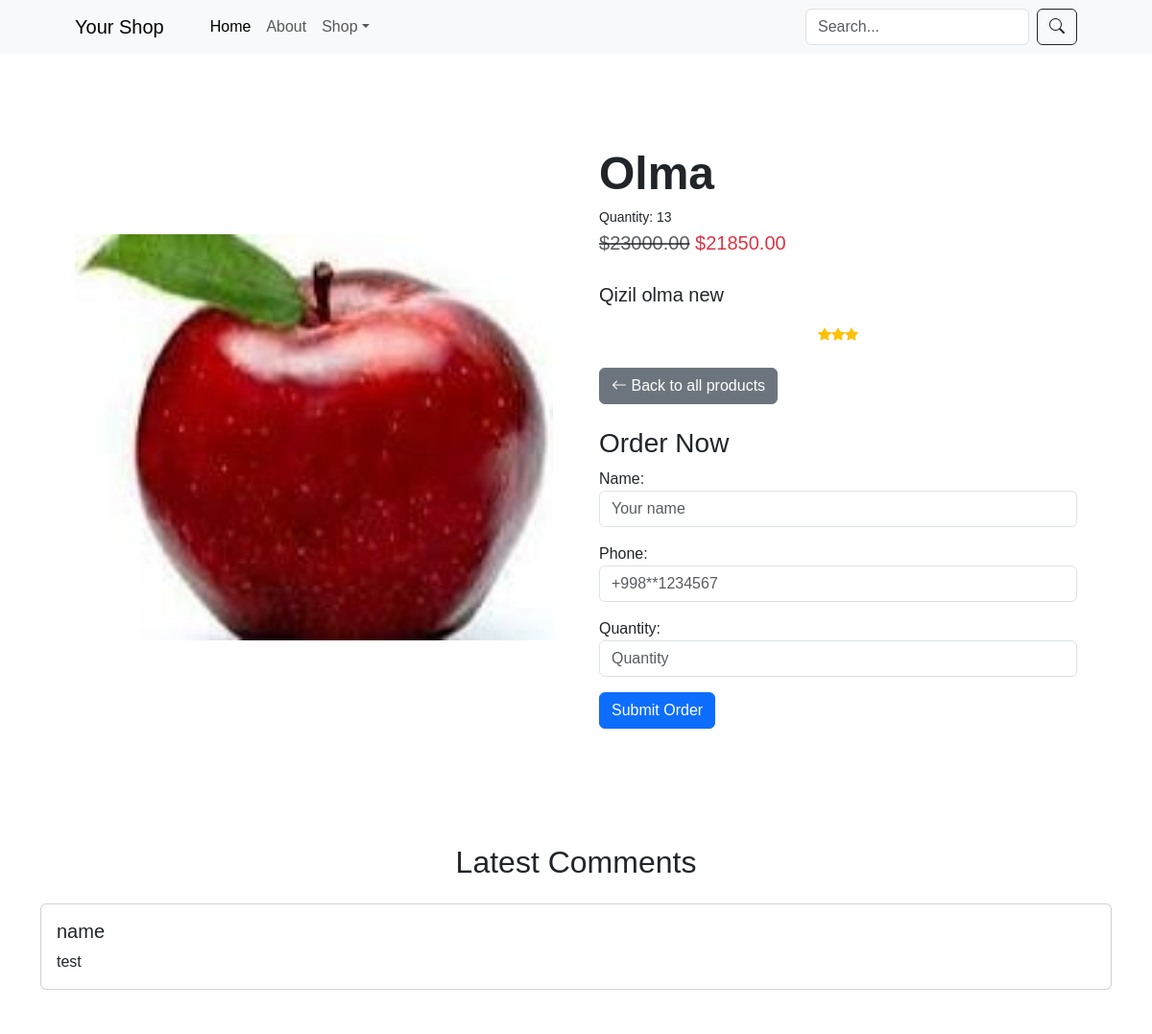
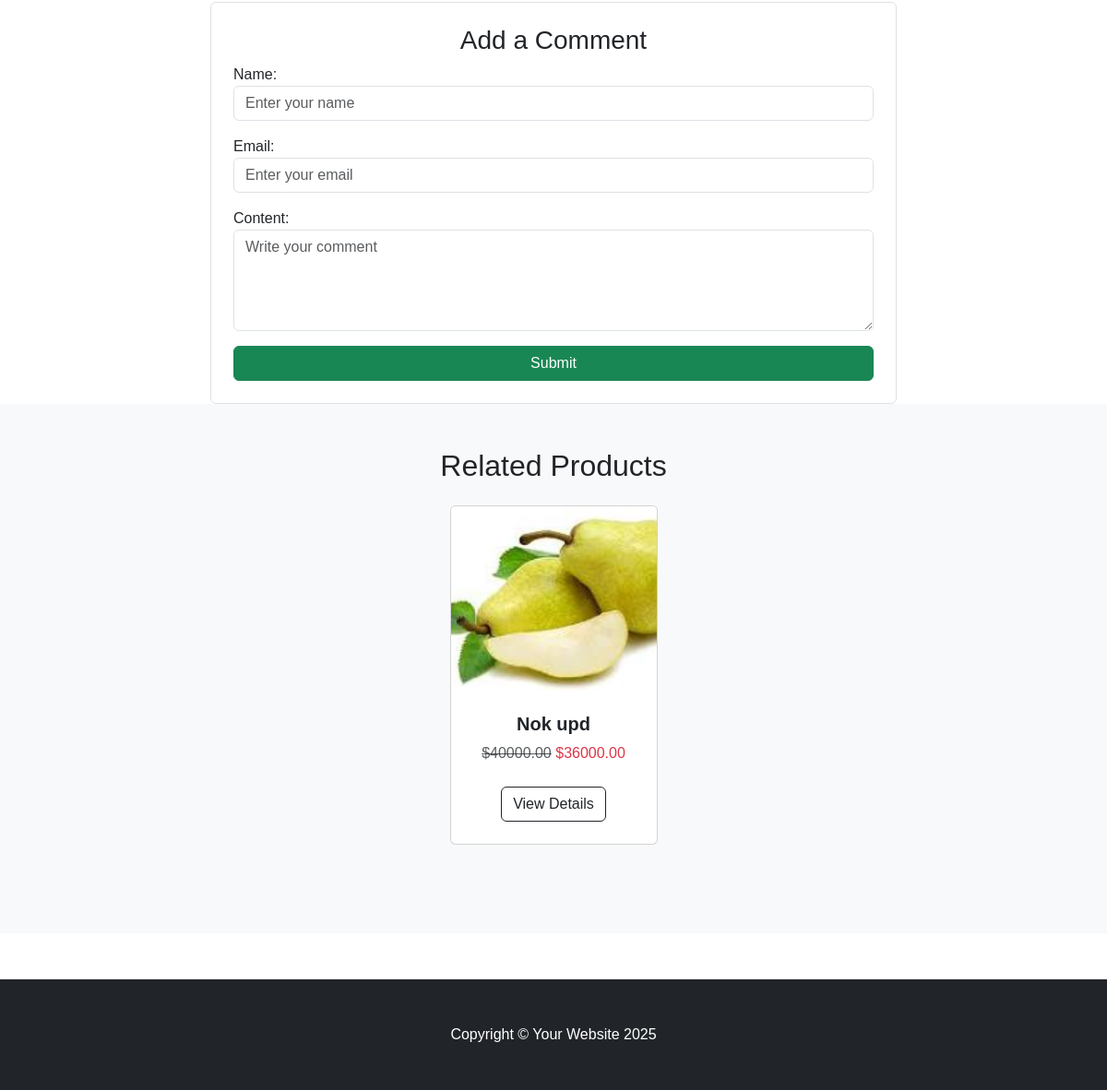
Page /shop/product_detail/7/ on the earlier database version (2 pictures, top to bottom).
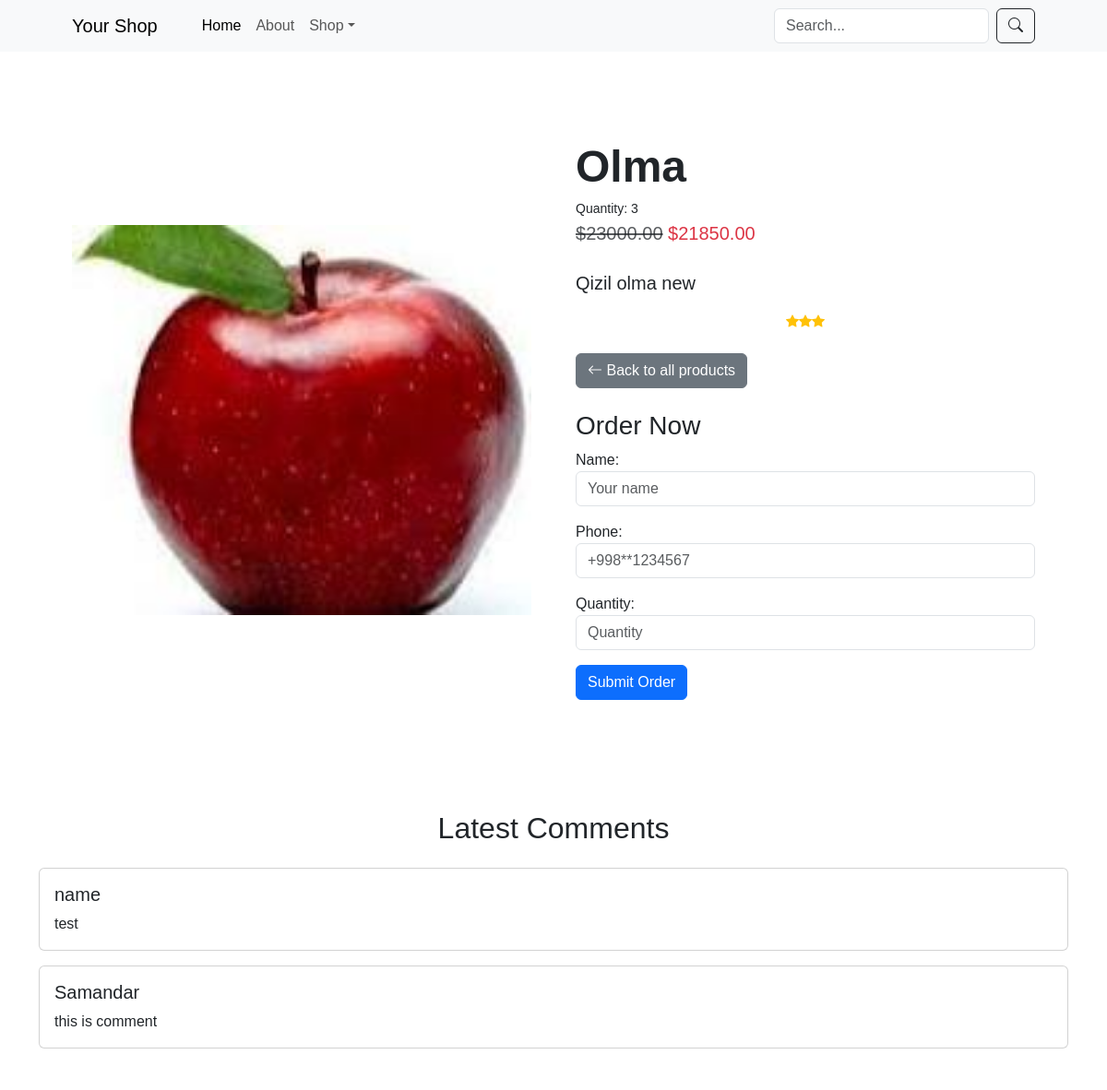
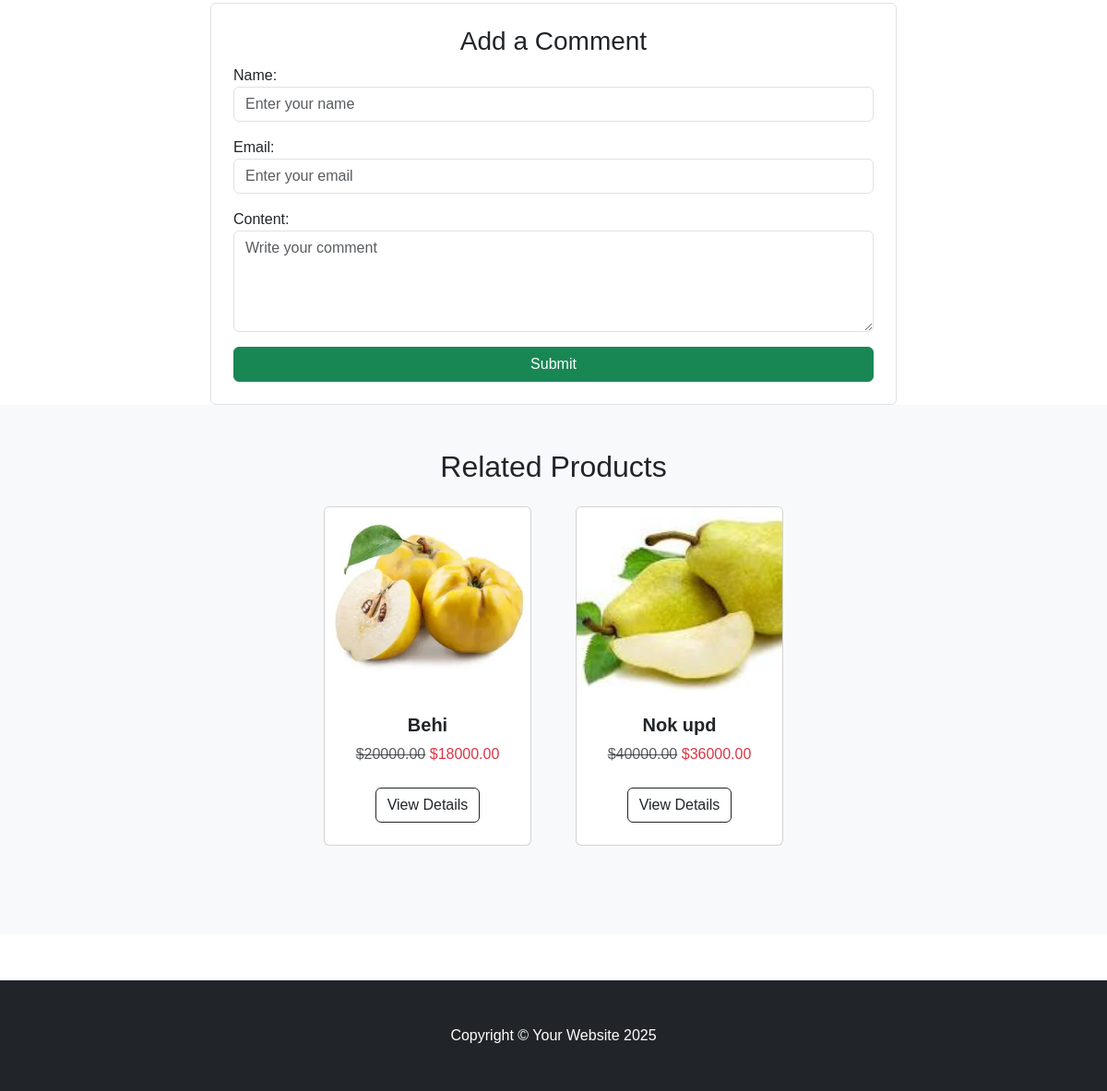
Same page on the later database version (2 pictures, top to bottom).
### shop/models.py (models this page shows, shortened)
class BaseModel(models.Model):
    created_at = models.DateTimeField(auto_now_add=True)
    updated_at = models.DateTimeField(auto_now=True)
    class Meta:
        abstract = True

class Product(BaseModel):
    class RatingChoice(models.IntegerChoices):
        ONE = 1
        TWO = 2
        THREE = 3
        FOUR = 4
        FIVE = 5
    name = models.CharField(max_length=255, unique=True)
    description = models.TextField(null=True, blank=True)
    price = models.DecimalField(max_digits=14, decimal_places=2)
    image = models.ImageField(upload_to='images/')
    discount = models.PositiveIntegerField(default=0)
    category = models.ForeignKey(Category, on_delete=models.CASCADE, related_name='products')
    rating = models.PositiveIntegerField(choices=RatingChoice.choices, default=RatingChoice.ONE.value)
    quantity = models.PositiveIntegerField(default=1)
    @property
    def discounted_price(self):
        if self.discount > 0:
            self.price = self.price * Decimal(1 - self.discount / 100)
        return Decimal(f'{self.price}').quantize(Decimal('0.00'))

class Comment(models.Model):
    name = models.CharField(max_length=255)
    email = models.EmailField(max_length=400)
    content = models.TextField(null=False, blank=False)
    product = models.ForeignKey(Product, on_delete=models.CASCADE, related_name='comments')
    created_at = models.DateTimeField(auto_now_add=True)

### shop/views.py (the view)
# urls.py: path('product_detail/<int:id>/', product_detail, name='product_detail'),
def product_detail(request, id):
    global comment_form
    query = request.GET.get('q', '')
    if query:
        products = Product.objects.filter(Q(name__icontains=query) | Q(description__icontains=query))
        categories = Category.objects.all().order_by('-updated_at')
        return render(request, 'shop/home.html', context={'products': products, 'categories': categories})
    product = Product.objects.filter(id=id).first()
    if not product:
        return redirect('index')
    comments = product.comments.all()
    if request.method == "POST" and 'comment_submit' in request.POST:
        form = CommentCreateForm(request.POST)
        if form.is_valid():
            comment = form.save(commit=False)
            comment.product = product
            comment.save()
            return redirect('product_detail', id=product.id)
    else:
        comment_form = CommentCreateForm()
    order_form = OrderCreateForm()
    related_products = Product.objects.filter(category=product.category).exclude(id=product.id).order_by('-created_at')[
                       :4]
    return render(request, 'shop/product_detail.html', {
        'product': product,
        'comments': comments,
        'comment_form': comment_form,
        'order_form': order_form,
        'related_products': related_products,
    })

### shop/forms.py
class CommentCreateForm(forms.ModelForm):
    class Meta:
        model = Comment
        fields = ['name', 'email', 'content']
        widgets = {
            'name': forms.TextInput(attrs={'class': 'form-control', 'placeholder': 'Enter your name'}),
            'email': forms.EmailInput(attrs={'class': 'form-control', 'placeholder': 'Enter your email'}),
            'content': forms.Textarea(attrs={'class': 'form-control', 'rows': 4, 'placeholder': 'Write your comment'}),
        }

class OrderCreateForm(forms.ModelForm):
    class Meta:
        model = Order
        fields = ['name', 'phone', 'quantity']
        widgets = {
            'name': forms.TextInput(attrs={'class': 'form-control', 'placeholder': 'Your name'}),
            'phone': forms.TextInput(attrs={'class': 'form-control', 'placeholder': '+998**1234567'}),
            'quantity': forms.NumberInput(attrs={'class': 'form-control', 'min': 1, 'placeholder': 'Quantity'}),
        }

### shop/templates/shop/product_detail.html (shortened to what the changed rows need)
{% load math_filters %}
{% load static %}
<!DOCTYPE html>
<html lang="en">
<head>
    <link href="https://cdn.jsdelivr.net/npm/bootstrap@5.3.0/dist/css/bootstrap.min.css" rel="stylesheet"/>
    <link href="{% static 'shop/css/styles.css' %}" rel="stylesheet"/>
    <link rel="stylesheet" href="https://cdn.jsdelivr.net/npm/bootstrap-icons@1.10.5/font/bootstrap-icons.css"/>
</head>
<body>
<section class="py-5">
    <div class="container px-4 px-lg-5 my-5">
        <div class="row gx-4 gx-lg-5 align-items-center">
            <div class="col-md-6">
                <img class="card-img-top mb-5 mb-md-0" src="{{ product.image.url }}" alt="{{ product.name }}"/>
            </div>
            <div class="col-md-6">
                <h1 class="display-5 fw-bolder">{{ product.name }}</h1>
                <h3 class="small mb-1">Quantity: {{ product.quantity }}</h3>
                <div class="fs-5 mb-4">
                    {% if product.discount %}
                        <span class="text-muted text-decoration-line-through">${{ product.price }}</span>
                        <span class="text-danger">${{ product.discounted_price }}</span>
                    {% else %}
                        <span>${{ product.price }}</span>
                    {% endif %}
                </div>
                <p class="lead">{{ product.description }}</p>
                <div class="d-flex justify-content-center small text-warning mb-3">
                    {% for _ in "x"|ljust:product.rating %}
                        <div class="bi-star-fill"></div>
                    {% endfor %}
                </div>
                <div class="mt-4">
                    <a href="{% url 'index' %}" class="btn btn-secondary me-2">
                    </a>
                </div>
                <h3 class="mt-4">Order Now</h3>
                <form method="post" action="{% url 'create_order' product.id %}">
                    {{ order_form.as_p }}
                    <button type="submit" class="btn btn-primary">Submit Order</button>
                </form>
            </div>
        </div>
    </div>
</section>
<div class="container mt-4">
    <div class="text-center mb-4">
        <h2>Latest Comments</h2>
    </div>
    {% for comment in comments %}
        <div class="card p-3 mb-3">
            <h5 class="card-title">{{ comment.name }}</h5>
            <p class="card-text">{{ comment.content }}</p>
        </div>
    {% empty %}
        <p class="text-center text-muted">No comments yet.</p>
    {% endfor %}
</div>
<section class="py-5 bg-light">
    <div class="container px-4 px-lg-5">
        <h2 class="text-center mb-4">Related Products</h2>
        <div class="row gx-4 gx-lg-5 row-cols-1 row-cols-md-2 row-cols-xl-4 justify-content-center">
            {% for related_product in related_products %}
                <div class="col mb-5">
                    <div class="card h-100">
                        <img class="card-img-top" src="{{ related_product.image.url }}" alt="{{ related_product.name }}" />
                        <div class="card-body p-4">
                            <div class="text-center">
                                <h5 class="fw-bolder">{{ related_product.name }}</h5>
                                {% if related_product.discount %}
                                    <span class="text-muted text-decoration-line-through">${{ related_product.price }}</span>
                                    <span class="text-danger">${{ related_product.discounted_price }}</span>
                                {% else %}
                                    <span>${{ related_product.price }}</span>
                                {% endif %}
                            </div>
                        </div>
                        <div class="card-footer p-4 pt-0 border-top-0 bg-transparent">
                            <div class="text-center">
                                <a class="btn btn-outline-dark mt-auto" href="{% url 'product_detail' related_product.id %}">
                                    View Details
                                </a>
                            </div>
                        </div>
                    </div>
                </div>
            {% empty %}
                <p class="text-center text-muted">No related products available.</p>
            {% endfor %}
        </div>
    </div>
</section>
</body>
</html>

Differences in the rows shown:
changed Product "Olma": quantity "13" → "3"
added Comment: name "Samandar", content "this is comment"
added Product: image (picture), name "Behi", price "20000.00", discounted_price "18000.00"
